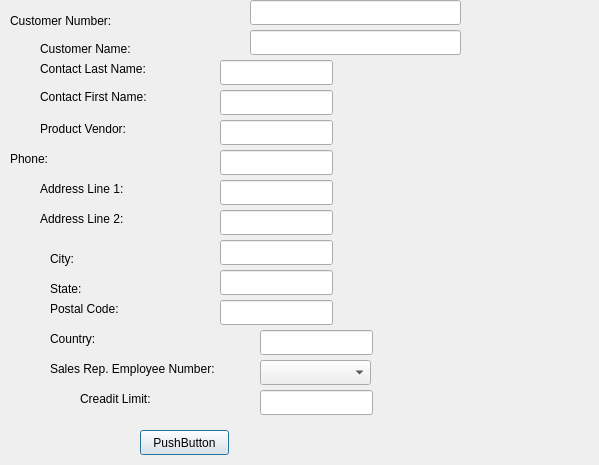
<?xml version="1.0" encoding="UTF-8"?>
<ui version="4.0">
 <class>Form_Customer</class>
 <widget class="QDialog" name="Form_Customer">
  <property name="geometry">
   <rect>
    <x>0</x>
    <y>0</y>
    <width>599</width>
    <height>465</height>
   </rect>
  </property>
  <property name="windowTitle">
   <string>Dialog</string>
  </property>
  <widget class="QLineEdit" name="lineEdit_2">
   <property name="geometry">
    <rect>
     <x>250</x>
     <y>30</y>
     <width>211</width>
     <height>25</height>
    </rect>
   </property>
  </widget>
  <widget class="QLabel" name="label_7">
   <property name="geometry">
    <rect>
     <x>40</x>
     <y>180</y>
     <width>131</width>
     <height>17</height>
    </rect>
   </property>
   <property name="text">
    <string>Address Line 1:</string>
   </property>
  </widget>
  <widget class="QLineEdit" name="lineEdit_8">
   <property name="geometry">
    <rect>
     <x>220</x>
     <y>210</y>
     <width>113</width>
     <height>25</height>
    </rect>
   </property>
  </widget>
  <widget class="QLabel" name="label">
   <property name="geometry">
    <rect>
     <x>10</x>
     <y>10</y>
     <width>141</width>
     <height>21</height>
    </rect>
   </property>
   <property name="text">
    <string>Customer Number:</string>
   </property>
  </widget>
  <widget class="QLabel" name="label_8">
   <property name="geometry">
    <rect>
     <x>40</x>
     <y>210</y>
     <width>131</width>
     <height>17</height>
    </rect>
   </property>
   <property name="text">
    <string>Address Line 2:</string>
   </property>
  </widget>
  <widget class="QLineEdit" name="lineEdit_6">
   <property name="geometry">
    <rect>
     <x>220</x>
     <y>150</y>
     <width>113</width>
     <height>25</height>
    </rect>
   </property>
  </widget>
  <widget class="QLabel" name="label_5">
   <property name="geometry">
    <rect>
     <x>40</x>
     <y>120</y>
     <width>121</width>
     <height>17</height>
    </rect>
   </property>
   <property name="text">
    <string>Product Vendor:</string>
   </property>
  </widget>
  <widget class="QLineEdit" name="lineEdit_7">
   <property name="geometry">
    <rect>
     <x>220</x>
     <y>180</y>
     <width>113</width>
     <height>25</height>
    </rect>
   </property>
  </widget>
  <widget class="QLineEdit" name="lineEdit_9">
   <property name="geometry">
    <rect>
     <x>220</x>
     <y>240</y>
     <width>113</width>
     <height>25</height>
    </rect>
   </property>
  </widget>
  <widget class="QLabel" name="label_9">
   <property name="geometry">
    <rect>
     <x>50</x>
     <y>250</y>
     <width>67</width>
     <height>17</height>
    </rect>
   </property>
   <property name="text">
    <string>City:</string>
   </property>
  </widget>
  <widget class="QLineEdit" name="lineEdit">
   <property name="geometry">
    <rect>
     <x>250</x>
     <y>0</y>
     <width>211</width>
     <height>25</height>
    </rect>
   </property>
  </widget>
  <widget class="QLineEdit" name="lineEdit_3">
   <property name="geometry">
    <rect>
     <x>220</x>
     <y>60</y>
     <width>113</width>
     <height>25</height>
    </rect>
   </property>
  </widget>
  <widget class="QLabel" name="label_4">
   <property name="geometry">
    <rect>
     <x>40</x>
     <y>87</y>
     <width>141</width>
     <height>20</height>
    </rect>
   </property>
   <property name="text">
    <string>Contact First Name:</string>
   </property>
  </widget>
  <widget class="QLabel" name="label_6">
   <property name="geometry">
    <rect>
     <x>10</x>
     <y>150</y>
     <width>141</width>
     <height>17</height>
    </rect>
   </property>
   <property name="text">
    <string>Phone:</string>
   </property>
  </widget>
  <widget class="QLineEdit" name="lineEdit_5">
   <property name="geometry">
    <rect>
     <x>220</x>
     <y>120</y>
     <width>113</width>
     <height>25</height>
    </rect>
   </property>
  </widget>
  <widget class="QLabel" name="label_2">
   <property name="geometry">
    <rect>
     <x>40</x>
     <y>40</y>
     <width>121</width>
     <height>17</height>
    </rect>
   </property>
   <property name="text">
    <string>Customer Name:</string>
   </property>
  </widget>
  <widget class="QLineEdit" name="lineEdit_4">
   <property name="geometry">
    <rect>
     <x>220</x>
     <y>90</y>
     <width>113</width>
     <height>25</height>
    </rect>
   </property>
  </widget>
  <widget class="QLabel" name="label_3">
   <property name="geometry">
    <rect>
     <x>40</x>
     <y>60</y>
     <width>151</width>
     <height>17</height>
    </rect>
   </property>
   <property name="text">
    <string>Contact Last Name:</string>
   </property>
  </widget>
  <widget class="QLineEdit" name="lineEdit_10">
   <property name="geometry">
    <rect>
     <x>220</x>
     <y>270</y>
     <width>113</width>
     <height>25</height>
    </rect>
   </property>
  </widget>
  <widget class="QLineEdit" name="lineEdit_11">
   <property name="geometry">
    <rect>
     <x>220</x>
     <y>300</y>
     <width>113</width>
     <height>25</height>
    </rect>
   </property>
  </widget>
  <widget class="QLineEdit" name="lineEdit_12">
   <property name="geometry">
    <rect>
     <x>260</x>
     <y>330</y>
     <width>113</width>
     <height>25</height>
    </rect>
   </property>
  </widget>
  <widget class="QLabel" name="label_10">
   <property name="geometry">
    <rect>
     <x>50</x>
     <y>280</y>
     <width>67</width>
     <height>17</height>
    </rect>
   </property>
   <property name="text">
    <string>State:</string>
   </property>
  </widget>
  <widget class="QLabel" name="label_11">
   <property name="geometry">
    <rect>
     <x>50</x>
     <y>300</y>
     <width>121</width>
     <height>17</height>
    </rect>
   </property>
   <property name="text">
    <string>Postal Code:</string>
   </property>
  </widget>
  <widget class="QLabel" name="label_12">
   <property name="geometry">
    <rect>
     <x>50</x>
     <y>330</y>
     <width>67</width>
     <height>17</height>
    </rect>
   </property>
   <property name="text">
    <string>Country:</string>
   </property>
  </widget>
  <widget class="QLabel" name="label_13">
   <property name="geometry">
    <rect>
     <x>50</x>
     <y>360</y>
     <width>201</width>
     <height>17</height>
    </rect>
   </property>
   <property name="text">
    <string>Sales Rep. Employee Number:</string>
   </property>
  </widget>
  <widget class="QPushButton" name="pushButton">
   <property name="geometry">
    <rect>
     <x>140</x>
     <y>430</y>
     <width>89</width>
     <height>25</height>
    </rect>
   </property>
   <property name="text">
    <string>PushButton</string>
   </property>
  </widget>
  <widget class="QLineEdit" name="lineEdit_14">
   <property name="geometry">
    <rect>
     <x>260</x>
     <y>390</y>
     <width>113</width>
     <height>25</height>
    </rect>
   </property>
  </widget>
  <widget class="QLabel" name="label_14">
   <property name="geometry">
    <rect>
     <x>80</x>
     <y>390</y>
     <width>111</width>
     <height>17</height>
    </rect>
   </property>
   <property name="text">
    <string>Creadit Limit:</string>
   </property>
  </widget>
  <widget class="QComboBox" name="comboBox">
   <property name="geometry">
    <rect>
     <x>260</x>
     <y>360</y>
     <width>111</width>
     <height>25</height>
    </rect>
   </property>
  </widget>
 </widget>
 <resources/>
 <connections/>
</ui>
